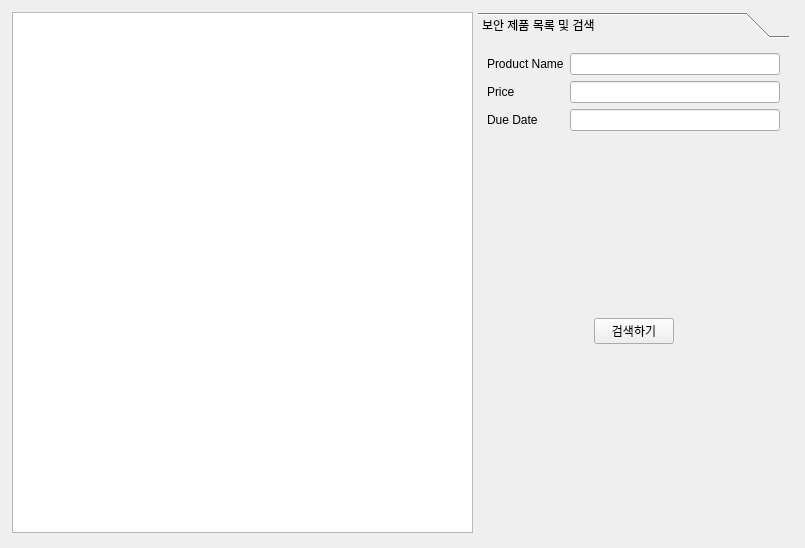
<?xml version="1.0" encoding="UTF-8"?>
<ui version="4.0">
 <class>ClientInfoForm_Prod</class>
 <widget class="QWidget" name="ClientInfoForm_Prod">
  <property name="geometry">
   <rect>
    <x>0</x>
    <y>0</y>
    <width>805</width>
    <height>548</height>
   </rect>
  </property>
  <property name="windowTitle">
   <string>Form</string>
  </property>
  <widget class="QTableView" name="tableView">
   <property name="geometry">
    <rect>
     <x>12</x>
     <y>12</y>
     <width>461</width>
     <height>521</height>
    </rect>
   </property>
  </widget>
  <widget class="QToolBox" name="toolBox">
   <property name="geometry">
    <rect>
     <x>478</x>
     <y>12</y>
     <width>311</width>
     <height>521</height>
    </rect>
   </property>
   <property name="currentIndex">
    <number>0</number>
   </property>
   <widget class="QWidget" name="page">
    <property name="geometry">
     <rect>
      <x>0</x>
      <y>0</y>
      <width>311</width>
      <height>487</height>
     </rect>
    </property>
    <attribute name="label">
     <string>보안 제품 목록 및 검색</string>
    </attribute>
    <layout class="QVBoxLayout" name="verticalLayout_3">
     <item>
      <layout class="QVBoxLayout" name="verticalLayout_2">
       <item>
        <layout class="QFormLayout" name="formLayout">
         <item row="0" column="0">
          <widget class="QLabel" name="label">
           <property name="text">
            <string>Product Name</string>
           </property>
          </widget>
         </item>
         <item row="0" column="1">
          <widget class="QLineEdit" name="lineEdit"/>
         </item>
         <item row="1" column="0">
          <widget class="QLabel" name="label_2">
           <property name="text">
            <string>Price</string>
           </property>
          </widget>
         </item>
         <item row="1" column="1">
          <widget class="QLineEdit" name="lineEdit_2"/>
         </item>
         <item row="2" column="0">
          <widget class="QLabel" name="label_3">
           <property name="text">
            <string>Due Date</string>
           </property>
          </widget>
         </item>
         <item row="2" column="1">
          <widget class="QLineEdit" name="lineEdit_3"/>
         </item>
        </layout>
       </item>
       <item>
        <layout class="QVBoxLayout" name="verticalLayout">
         <item>
          <spacer name="verticalSpacer">
           <property name="orientation">
            <enum>Qt::Orientation::Vertical</enum>
           </property>
           <property name="sizeHint" stdset="0">
            <size>
             <width>20</width>
             <height>138</height>
            </size>
           </property>
          </spacer>
         </item>
         <item>
          <layout class="QHBoxLayout" name="horizontalLayout">
           <item>
            <spacer name="horizontalSpacer">
             <property name="orientation">
              <enum>Qt::Orientation::Horizontal</enum>
             </property>
             <property name="sizeHint" stdset="0">
              <size>
               <width>88</width>
               <height>20</height>
              </size>
             </property>
            </spacer>
           </item>
           <item>
            <widget class="QPushButton" name="pushButton">
             <property name="text">
              <string>검색하기</string>
             </property>
            </widget>
           </item>
           <item>
            <spacer name="horizontalSpacer_2">
             <property name="orientation">
              <enum>Qt::Orientation::Horizontal</enum>
             </property>
             <property name="sizeHint" stdset="0">
              <size>
               <width>88</width>
               <height>20</height>
              </size>
             </property>
            </spacer>
           </item>
          </layout>
         </item>
         <item>
          <spacer name="verticalSpacer_2">
           <property name="orientation">
            <enum>Qt::Orientation::Vertical</enum>
           </property>
           <property name="sizeHint" stdset="0">
            <size>
             <width>20</width>
             <height>158</height>
            </size>
           </property>
          </spacer>
         </item>
        </layout>
       </item>
      </layout>
     </item>
    </layout>
   </widget>
  </widget>
 </widget>
 <resources/>
 <connections/>
</ui>
